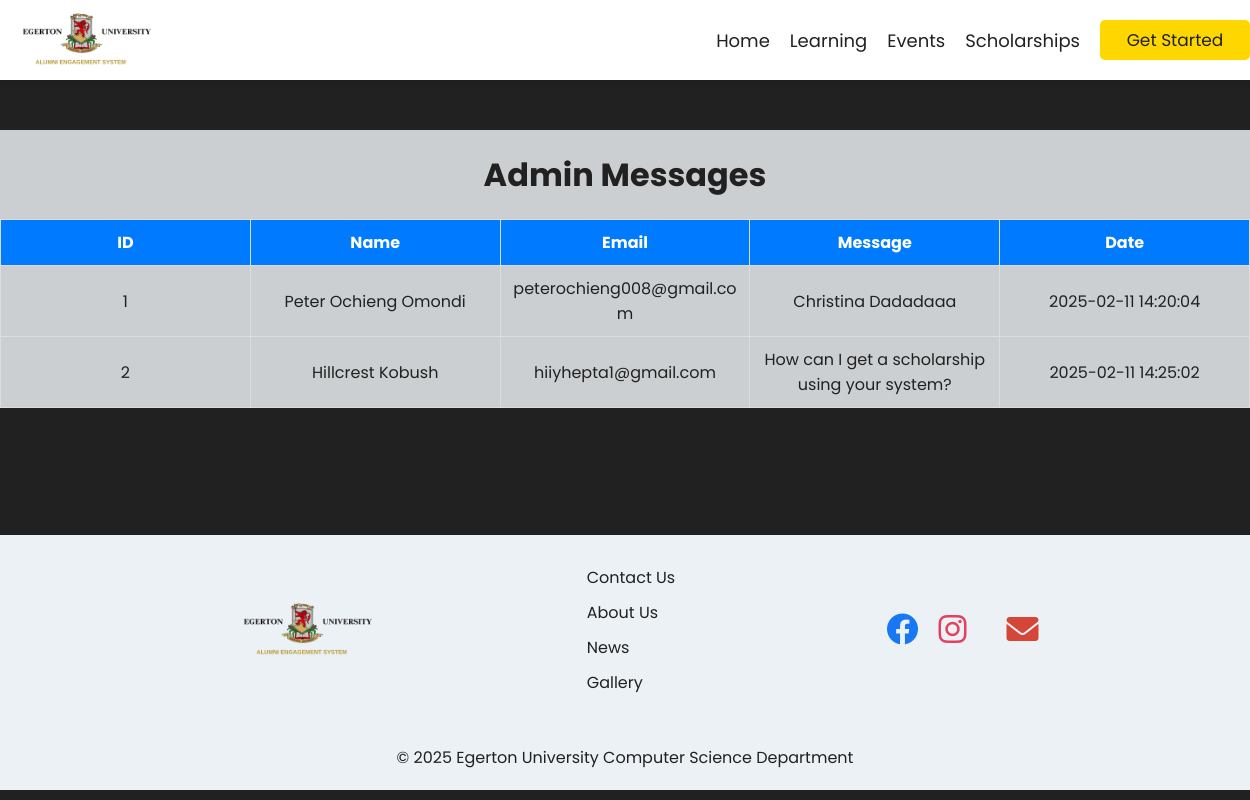
Page /view_messages on the committed database.
### website/models.py (models this page shows)
class Messages(db.Model):
    id = db.Column(db.Integer, primary_key=True)
    name = db.Column(db.String(100), nullable=False)
    email = db.Column(db.String(100), nullable=False)
    message = db.Column(db.Text, nullable=False)
    date_created = db.Column(db.DateTime, default=datetime.utcnow)

### website/admin.py (the view)
@admin.route('/view_messages')
def all_messages():
    messages = Messages.query.all()
    return render_template('all_messages.html', messages=messages)

### website/templates/all_messages.html (shortened to what this page needs)
{% extends 'base.html' %}
{% block body %}
<div class="container">
    <h1>Admin Messages</h1>
    <table class="table">
        <thead>
            <tr>
                <th>ID</th>
                <th>Name</th>
                <th>Email</th>
                <th>Message</th>
                <th>Date</th>
            </tr>
        </thead>
        <tbody>
            {% for message in messages %}
            <tr>
                <td>{{ message.id }}</td>
                <td>{{ message.name }}</td>
                <td>{{ message.email }}</td>
                <td>{{ message.message }}</td>
                <td>{{ message.date_created.strftime('%Y-%m-%d %H:%M:%S') }}</td>
            </tr>
            {% endfor %}
        </tbody>
    </table>
</div>
{% endblock body%}

### website/static/src/input.css (style rules this page uses)
body { position: relative; color: #ffffff; box-sizing: border-box; font-family: 'Poppins', sans-serif; background-color: #212121; margin: 0; display: flex; flex-direction: column; min-height: 100vh; }
.container { background-color: #cccfd1; color: #212121; margin: 0; padding: 0; }
.container h1 { text-align: center; color: #212121; margin-bottom: 20px; }
.container { margin-top: 50px; text-align: center; }
table { width: 100%; border-collapse: collapse; margin-top: 20px; table-layout: fixed; }
table, th, td { border: 1px solid #ddd; padding: 10px; text-align: center; word-wrap: break-word; overflow-wrap: break-word; }
th { background: #007bff; color: white; }
td { max-width: 200px; white-space: normal; }

### rows in the picture
Messages: id "1", name "Peter Ochieng Omondi", email "peterochieng008@gmail.com", message "Christina Dadadaaa", date_created "2025-02-11 14:20:04"
Messages: id "2", name "Hillcrest Kobush", email "hiiyhepta1@gmail.com", message "How can I get a scholarship using your system?", date_created "2025-02-11 14:25:02"
